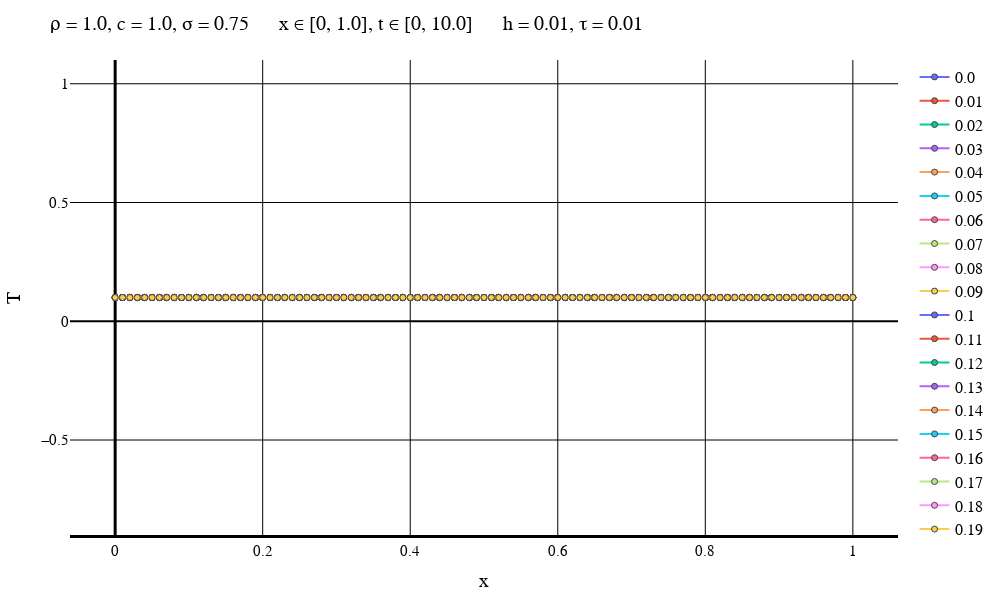

Write notebook code for a chart like this one.
### Markdown cell above
Другой вес

### Code cell
typeOfScheme = "Another"

solutionFile = "D:\\Calc_Methods_2\\Lab2\\LinearHeatEq\\FirstConds\\$typeOfScheme\\solution$numOfEq.txt"
dataFile = "D:\\Calc_Methods_2\\Lab2\\LinearHeatEq\\FirstConds\\$typeOfScheme\\data$numOfEq.txt"
intervalFile = "D:\\Calc_Methods_2\\Lab2\\LinearHeatEq\\FirstConds\\$typeOfScheme\\interval$numOfEq.txt"

solutionMatrix = readdlm(solutionFile)
dataVec = readdlm(dataFile)
intervalVec = readdlm(intervalFile);

L = dataVec[3]
timeEnd = dataVec[4]
numOfXIntervals = Int(intervalVec[1])
numOfTIntervals = Int(intervalVec[2])
h = L / numOfXIntervals
τ = timeEnd / numOfTIntervals
if default == true
    plotStep = trunc(Int, timeEnd / (defaultStepParam * τ))
    numOfPlots = numOfTIntervals + 1    
else
    plotStep = firstSteps
    numOfPlots = firstPlots
end
println("Шаг графика: $plotStep")
println("Время последнего графика: $((numOfPlots - 1)*τ)")
makePlot(numOfPlots, plotStep, solutionMatrix, dataVec, intervalVec)
